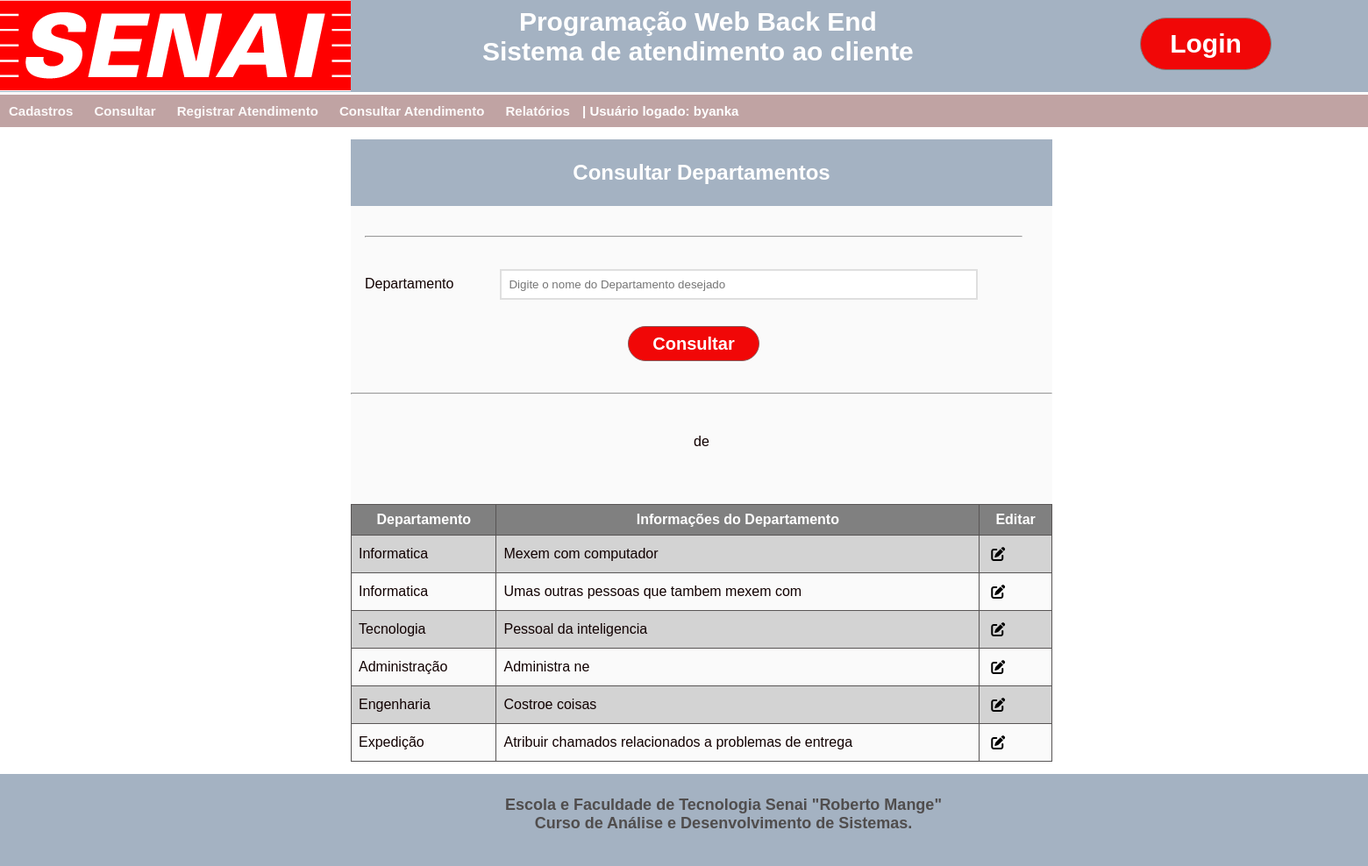
The page /cons_depto (signed in) on the database as committed earlier.
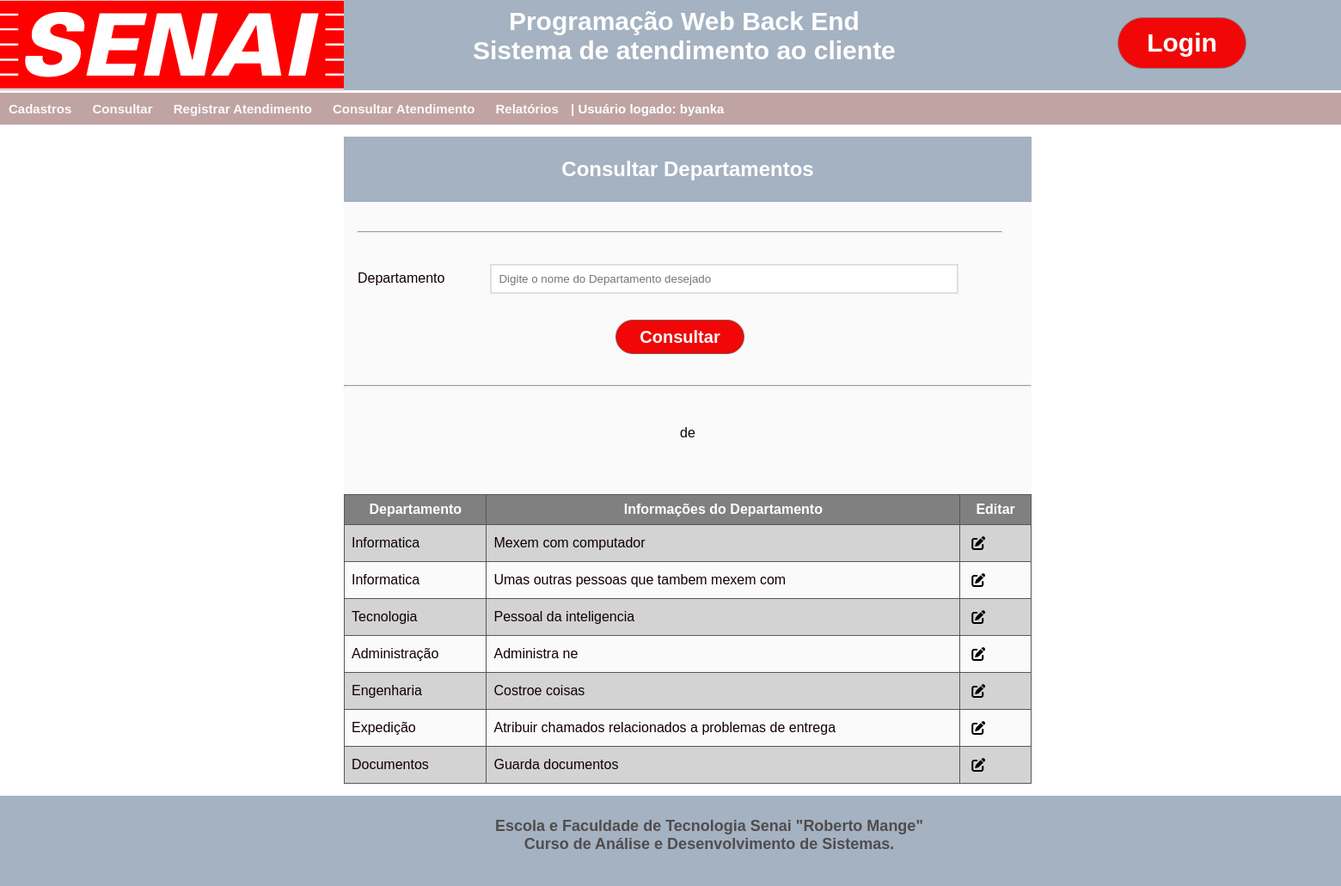
The same page on the database as committed later.
### App_SAC/models.py (models this page shows, shortened)
class Departamento(models.Model):
    nome_depto = models.CharField(max_length=30, null=False)
    observacao_depto = models.TextField(null=True)
    ativo_depto = models.BooleanField()

### App_SAC/views.py (the view, shortened to what this page needs)
# urls.py: path('cons_depto', views.cons_depto, name='cons_depto'),
@login_required
def cons_depto(request):
    dado_pesquisa_depto = request.POST.get('departamento')
    usuario_logado = request.user.username
    todos_deptos = Departamento.objects.all()
    page = request.GET.get('page')
    if dado_pesquisa_depto != None and dado_pesquisa_depto != '':
        depto_lista = Departamento.objects.filter(nome_depto__icontains=dado_pesquisa_depto)
        paginas = Paginator(depto_lista, 5)
        page = request.GET.get(page)
        departamentos = paginas.get_page(page)
        return render(request, 'Cons_Depto.html', {'todos_deptos': departamentos, 'dado_pesquisa': dado_pesquisa_depto, 'usuario_logado': usuario_logado})
    else:
        return render(request, 'Cons_Depto.html', {'todos_deptos': todos_deptos, 'usuario_logado': usuario_logado})

### App_SAC/templates/Cons_Depto.html (shortened to what this page needs)
{% load static %}
<!DOCTYPE html>
<html lang="en">
<head>
    <link rel="stylesheet" type="text/css" href="{% static 'css/Cons_Depto.css' %}">
</head>
<header class="login">
    <div class="fundo_menu">
        <div class="logo_senai">
            <a href="/"><img src="{% static 'imagens/logo_senai.png' %}" /></a>
        </div>
        <div class="nome_sistema">
             Programação Web Back End<br>
             Sistema de atendimento ao cliente
        </div>
        <div class="botao_login">
            <a href="accounts/login"><button class="btn btn_login">Login</button></a>
        </div>
    </div>
</header>
<nav class="menu">
    <ul>
        <li><a href="">Cadastros</a>
        </li>
        <li><a href="">Consultar</a>
        </li>
        <li><a href="Registrar.html">Registrar Atendimento</a></li>
        <li><a href="Consultar.html">Consultar Atendimento</a></li>
        <li><a href="Relatorios.html">Relatórios</a></li>
        <li> | Usuário logado: {{usuario_logado}}</a></li>
    </ul>
</nav>
<body>
    <div class="principal">
    <div class="container">
        <section class="enquadramento">
            <h1> Consultar Departamentos</h1>
        </section>
        <form id="form" class="form" method="POST" action="{% url 'cons_depto' %}" >{% csrf_token %}
            <br><hr><br>
            <div class="form-content">
                <br>
                <label for="depto">Departamento </label>
                <input type="text" id="depto" name="departamento" placeholder="Digite o nome do Departamento desejado" />
            </div>
                <div class="botoes">
                    <div class="botao_consultar">
                        <button id="btnConsultar" type=submit class="btn_cons_cancel btn_consultar">Consultar</button>
                    </div>
                </div>
        </form>
        <hr>
        <table>
            <div class="pagination">
                <span class="step-links">
                    <span class="current">
                        {{ todos_deptos.number }} de {{ todos_deptos.paginator.num_pages }}
                    </span>
                </span>
            </div>
            <tr>
                <th>Departamento</th>
                <th>Informações do Departamento</th>
                <th>Editar</th>
            </tr>
            {% for igs in todos_deptos %}
            <tr>
                <td>{{igs.nome_depto}}</td>
                <td>{{igs.observacao_depto}}</td>
                <td><a href="/edit_depto/{{igs.id}}"><i class="fa-solid fa-pen-to-square"></i></a></td>
            </tr>
            {% endfor %}
        </table>
    </div>
    </div>
</body>
<footer class="rodape">
    <div class="fundo_menu">
        <div class="rodape1">
            Escola e Faculdade de Tecnologia Senai "Roberto Mange"<br>
            Curso de Análise e Desenvolvimento de Sistemas.<br>
        </div>
    </div>
</footer>
</html>

Rows that differ between the two databases and show on the page:
added Departamento: nome_depto "Documentos", observacao_depto "Guarda documentos"
